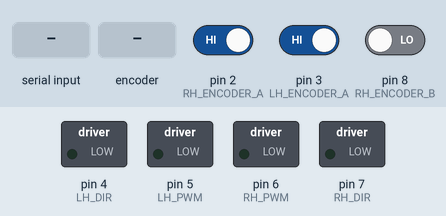
This sketch was run on a simulated Arduino Uno, built with avr-gcc and run on an emulated ATmega328P. On the bench: switched loads named in the sketch (green lamp = pin HIGH). Inputs (shaded band) come from the test bench; at power-on: pin 2 (RH_ENCODER_A) HIGH, pin 3 (LH_ENCODER_A) HIGH, pin 8 (RH_ENCODER_B) LOW. What the sketch prints to the serial monitor is not drawn.

Above: at 1.2 s.
1.3 s: "<90,45,200>" received over Serial
At 2.5 s:
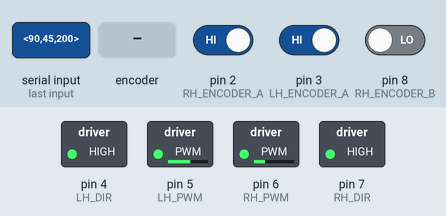
2.8 s: "<30,150,10>" received over Serial
At 3.7 s:
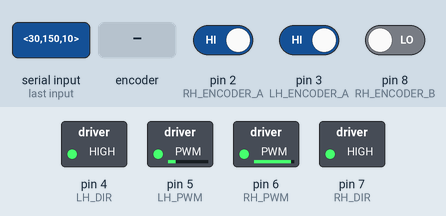
4.3 s: "<90>" received over Serial
At 4.7 s:
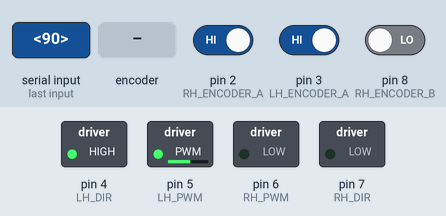
5.8 s: "<200>" received over Serial
At 7.0 s:
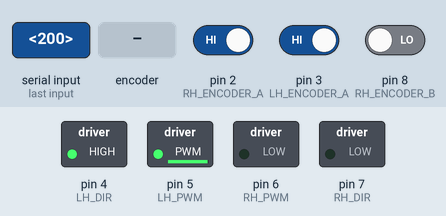
7.3 s: "<1,90>" received over Serial
At 8.3 s:
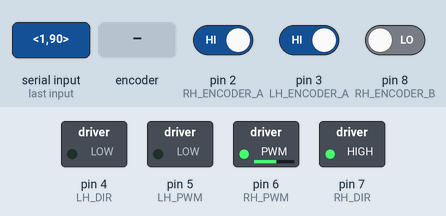
8.8 s: rotary encoder on pin 2 (RH_ENCODER_A) / pin 8 (RH_ENCODER_B) turned 3 steps (first pin leading)
Timing chart, 0 to 11.8 s (numbered marks = the images above; inputs shaded):
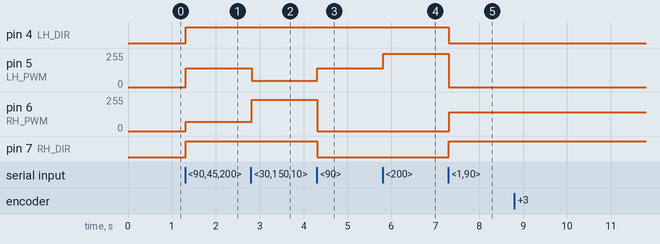

The sketch:

URC_Front.ino
```cpp
//Pins for Motor 1
#define RH_ENCODER_A 2
#define RH_ENCODER_B 8
#define RH_PWM 6
#define RH_DIR 7

//Pins for Motor 2
#define LH_ENCODER_A 3
#define LH_ENCODER_B 9
#define LH_PWM 5
#define LH_DIR 4

#define GR 50.9 // Gear Ratio
#define PPR 7.0 // Pulse Per Revolution

#define MIN_PWM 20
#define MAX_PWM 255
#define MIN_SPD 0.1 // in revolutions per second
#define MAX_SPD 1.6 // in revolutions per second

// Proportional speed controller
#define left_motor_P_gain 0.6
#define right_motor_P_gain 0.6

// Integral speed controller
#define left_motor_I_gain 0.0
#define right_motor_I_gain 0.0

// Derivative speed controller
#define left_motor_D_gain 0.01
#define right_motor_D_gain 0.01

#include "config.h"

//For serial communication
char receivedChars[12];
boolean newData = false;

//For time measurment
unsigned long currTime = 0, prevTime = 0; // time measurment
double dt = 0.0;                          //deltatime in seconds

//keeping it safe
long encoder_minimum = -2147483640;
long encoder_maximum = 2147483640;

//Feed Forward Control Coefficient(Linear Model)
float ff = (MAX_PWM-MIN_PWM)/(MAX_SPD - MIN_SPD);

//'Motor' Class for specific data corresponding to each motor
class Motor
{

public:
  float desiredSpeed = 0; // in revolutions per second
  float currentSpeed = 0; // in revolutions per second
  long encoderCount = 0;
  long prevEncoderCount = 0;
  int output;
  float Kp = 0;
  float Kd = 0;
  float Ki= 0;
  float prevError= 0;
  float currentError = 0;
  float errorSum= 0;

  void setDesiredSpeed(float s)
  // s is desired speed in revolutions per second
  {
    if (abs(s) > MAX_SPD)
    {
      int signofspeed = (s > 0) - (s < 0);
      desiredSpeed = signofspeed*MAX_SPD;
      return;
    }

    if (abs(s) < MIN_SPD)
    {
      desiredSpeed = 0;
      return;
    }
    desiredSpeed = s;

  }

  void computeOutput(float dt)
  //dt is deltatime in seconds
  {
    currentSpeed = ((encoderCount - prevEncoderCount) / (PPR * dt * GR)); //in revolutions per second
    prevEncoderCount = encoderCount;
    currentError = desiredSpeed - currentSpeed;
    errorSum += currentError*dt;
    output = ff*desiredSpeed + Kp*(desiredSpeed - currentSpeed) + Kd*(currentError-prevError)/dt + Ki*errorSum;//Feed Forward + PID Controller
    prevError = currentError;
  }

  Motor(float KpGain, float KdGain,float KiGain)
  //Constructor for Motor Class
  {
    Kp = KpGain;
    Kd = KdGain;
    Ki = KiGain;
  }
};

Motor leftMotor(left_motor_P_gain,left_motor_D_gain,left_motor_I_gain);
Motor rightMotor(right_motor_P_gain,right_motor_D_gain,right_motor_I_gain);

void setup()
{

  leftMotor.setDesiredSpeed(0.0);
  rightMotor.setDesiredSpeed(0.0);

  pinMode(LH_ENCODER_A, INPUT);
  pinMode(LH_ENCODER_B, INPUT);
  pinMode(RH_ENCODER_A, INPUT);
  pinMode(RH_ENCODER_B, INPUT);

  pinMode(RH_DIR, OUTPUT);
  pinMode(LH_DIR, OUTPUT);
  pinMode(RH_PWM, OUTPUT);
  pinMode(LH_PWM, OUTPUT);


  // initialize hardware interrupts for FALL event
  attachInterrupt(digitalPinToInterrupt(LH_ENCODER_A), leftEncoderFallEvent, FALLING);
  attachInterrupt(digitalPinToInterrupt(RH_ENCODER_A), rightEncoderFallEvent, FALLING);

  Serial.begin(9600);

  Serial.println("<Arduino is ready>");
}

void loop()
{
  //Get commanded speed
  recvWithStartEndMarkers();
  if (newData == true)
  {
    parseData();
    newData = false;
  }

  //Compute delta time
  currTime = micros();
  dt = (currTime - prevTime) / (1000000.0); // in seconds
  prevTime = currTime;

  //Run Proportional speed controller and get output
  rightMotor.computeOutput(dt);
  leftMotor.computeOutput(dt);

  //Apply control signal on the motors
  if (rightMotor.output > 0)
  {
    digitalWrite(RH_DIR, 1);
  }
  else
  {
    digitalWrite(RH_DIR, 0);
  }

  if (leftMotor.output > 0)
  {
    digitalWrite(LH_DIR, 1);
  }
  else
  {
    digitalWrite(LH_DIR, 0);
  }

  if (abs(rightMotor.output) > 255)
  {
    rightMotor.output = 255;
  }
  if (abs(rightMotor.output) < MIN_PWM)
  {
    rightMotor.output = 0;
  }

  if (abs(leftMotor.output) > 255)
  {
    leftMotor.output = 255;
  }
  if (abs(leftMotor.output) < MIN_PWM)
  {
    leftMotor.output = 0;
  }
  analogWrite(LH_PWM, abs(leftMotor.output));
  analogWrite(RH_PWM, abs(rightMotor.output));

  //return current tick count

  Serial.print("<");
  Serial.print(round(leftMotor.encoderCount));
  Serial.print(",");
  Serial.print(round(rightMotor.encoderCount));
  Serial.print(">\n");

  /*
  //Debug Code
  Serial.print("<");
  Serial.print(round(leftMotor.encoderCount));
  Serial.print(",");
  Serial.print(round(rightMotor.encoderCount));
  Serial.print(",");
  Serial.print(leftMotor.currentSpeed);
  Serial.print(",");
  Serial.print(rightMotor.currentSpeed);
  Serial.print(",");
  Serial.print(leftMotor.output);
  Serial.print(",");
  Serial.print(rightMotor.output);
  Serial.print(",");
  Serial.print(rightMotor.desiredSpeed);
  Serial.print(",");
  Serial.print(leftMotor.desiredSpeed);
  Serial.print(">\n");
  */
}

void leftEncoderFallEvent()
{

  if (digitalRead(LH_ENCODER_B) == LOW)
  {

    if (leftMotor.encoderCount < encoder_maximum)
      leftMotor.encoderCount++;
  }
  else
  {
    if (leftMotor.encoderCount > encoder_minimum)
      leftMotor.encoderCount--;
  }
}


void rightEncoderFallEvent()
{

  if (digitalRead(RH_ENCODER_B) == LOW)
  {
    if (rightMotor.encoderCount < encoder_maximum)
      rightMotor.encoderCount--;
  }
  else
  {
    if (rightMotor.encoderCount > encoder_minimum)
      rightMotor.encoderCount++;
  }
}

// The data parsing side
// Data expected in format<left_speed, right _speed> unit being rps*100

//============
void recvWithStartEndMarkers()
{
  static boolean recvInProgress = false;
  static byte ndx = 0;
  char startMarker = '<';
  char endMarker = '>';
  char rc;

  while (Serial.available() > 0 && newData == false)
  {
    rc = Serial.read();

    if (recvInProgress == true)
    {
      if (rc != endMarker)
      {
        receivedChars[ndx] = rc;
        ndx++;
      }
      else
      {
        receivedChars[ndx] = '\0'; // terminate the string
        recvInProgress = false;
        ndx = 0;
        newData = true;
      }
    }

    else if (rc == startMarker)
    {
      recvInProgress = true;
    }
  }
}

//============

void parseData()
// split the data into its parts
{
  char *strtokIndx; // this is used by strtok() as an index

  strtokIndx = strtok(receivedChars, ","); // get the first part - left speed
  leftMotor.setDesiredSpeed(atof(strtokIndx)/100);

  strtokIndx = strtok(NULL, ","); // get the second part - right speed
  rightMotor.setDesiredSpeed(atof(strtokIndx)/100);
}
```

config.h
```cpp
//Pins for Motor 1
#define RH_ENCODER_A 2
#define RH_ENCODER_B 8
#define RH_PWM 6
#define RH_DIR 7

//Pins for Motor 2
#define LH_ENCODER_A 3
#define LH_ENCODER_B 9
#define LH_PWM 5
#define LH_DIR 4

#define GR 50.9 // Gear Ratio
#define PPR 7.0 // Pulse Per Revolution

#define MIN_PWM 20
#define MAX_PWM 255
#define MIN_SPD 0.1 // in revolutions per second
#define MAX_SPD 1.6 // in revolutions per second

// Proportional speed controller
#define left_motor_P_gain 0.6
#define right_motor_P_gain 0.6

// Integral speed controller
#define left_motor_I_gain 0.0
#define right_motor_I_gain 0.0

// Derivative speed controller
#define left_motor_D_gain 0.01
#define right_motor_D_gain 0.01
```

Measured:
- after the input at 1.3 s, pin 4 (LH_DIR), pin 7 (RH_DIR): LOW → HIGH at once; pin 5 (LH_PWM): 0/255 → 141/255 at once; pin 6 (RH_PWM): 0/255 → 70/255 at once
- after the input at 2.8 s, pin 5 (LH_PWM): 141/255 → 47/255 at once; pin 6 (RH_PWM): 70/255 → 235/255 at once
- after the input at 4.3 s, pin 5 (LH_PWM): 47/255 → 141/255 at once; pin 6 (RH_PWM): 235/255 → 0/255 at once; pin 7 (RH_DIR): HIGH → LOW at once
- after the input at 5.8 s, pin 5 (LH_PWM): 141/255 → 251/255 at once
- after the input at 7.3 s, pin 4 (LH_DIR): HIGH → LOW at once; pin 5 (LH_PWM): 251/255 → 0/255 at once; pin 6 (RH_PWM): 0/255 → 141/255 at once; pin 7 (RH_DIR): LOW → HIGH at once
